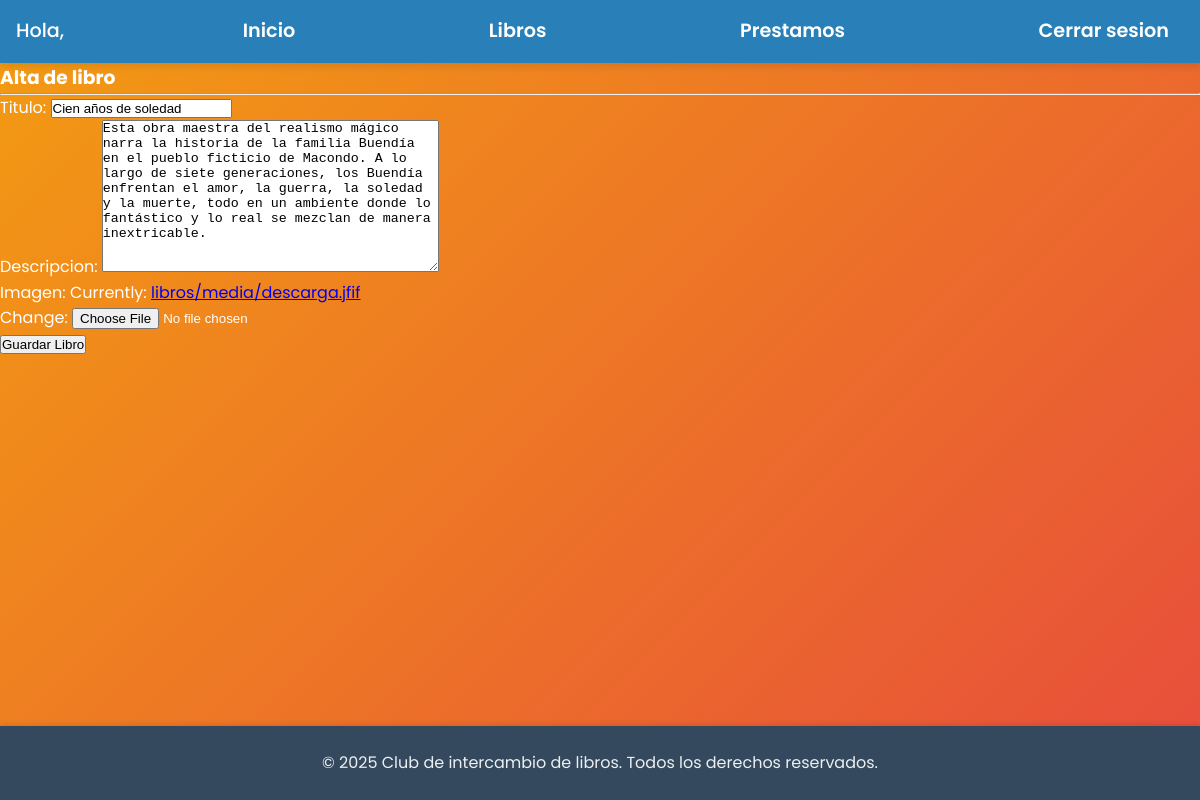
The page /libros/editar/10 on the database its author committed.
### libros/models.py (models this page shows, shortened)
class Libro(models.Model):
    libro_id = models.AutoField(primary_key=True)
    titulo = models.CharField(max_length=200)
    imagen = models.ImageField(upload_to='libros/media')
    descripcion = models.TextField()
    usuario = models.ForeignKey(Usuario, on_delete=models.CASCADE)

### libros/views.py (the view)
# urls.py: path("editar/<int:libro_id>", views.editar, name="editar"),
def editar(request,libro_id):
    libro = Libro.objects.get(libro_id=libro_id)
    if request.method == 'POST':
        form = LibroForm(request.POST, request.FILES, instance=libro)
        if form.is_valid():
            form.save()
            return redirect('libros:index')  # Redirige a la lista de libros, por ejemplo.
    else:
        form = LibroForm(instance=libro)
    return render(request, 'alta_libro.html', {'form': form})

### libros/forms.py
class LibroForm(forms.ModelForm):
    class Meta:
        model = Libro
        fields = ['titulo', 'descripcion', 'imagen']

### libros/templates/alta_libro.html (shortened to what this page needs)
{% extends 'base.html' %}
{% block content %}
<h3>Alta de libro</h3>
<hr>
<form method="post" enctype="multipart/form-data">
    {{ form.as_p }}
    <button type="submit">Guardar Libro</button>
</form>
{% endblock %}

### libros/static/css/style.css (style rules this page uses)
* { margin: 0; padding: 0; box-sizing: border-box; }
body { font-family: 'Poppins', sans-serif; background-color: #f1f2f6; color: #333; line-height: 1.6; min-height: 100vh; display: flex; flex-direction: column; background-image: linear-gradient(135deg, #f39c12, #e74c3c); color: white; }

### rows shown on the page
Libro: titulo "Cien años de soledad", descripcion "Esta obra maestra del realismo mágico narra la historia de la familia Buendía en el pueblo ficticio de Macondo. A lo largo de siete generaciones, los Buendía enfrentan el amor, la guerra, la soledad y la muerte, todo en un ambiente donde lo fantástico y lo real se mezclan de manera inextricable."
